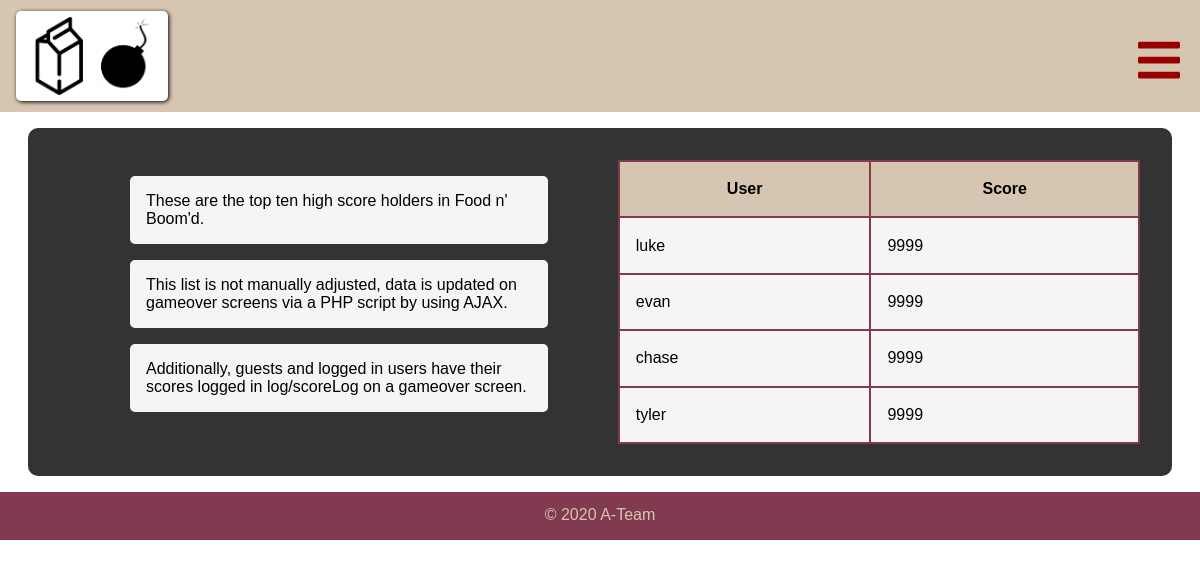
Page /scoreboard.php on the earlier database version.
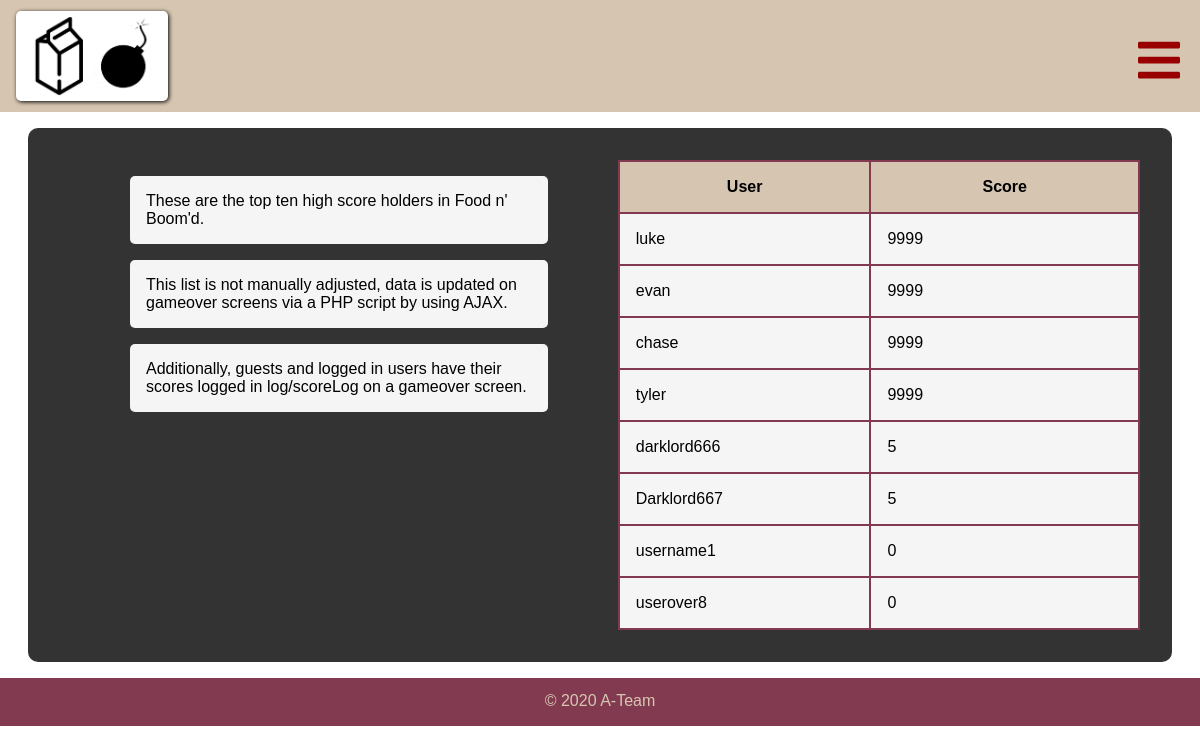
Same page on the later database version.
### tables this page shows
CREATE TABLE `user` (
  `id` smallint(5) UNSIGNED NOT NULL,
  `user` varchar(30) NOT NULL,
  `pass` varchar(30) NOT NULL,
  `email` varchar(30) NOT NULL,
  `score` mediumint(8) UNSIGNED NOT NULL,
  `salt` int(16) DEFAULT NULL
);

### scoreboard.php (the view, shortened to what this page needs)
<?php
include 'PHP/header.php';
    $query = "SELECT * FROM `user` ORDER BY score DESC LIMIT 10";
    $link = mysqli_connect($host, $un, $pass, $db);
    $result = $link->query($query);
?>
<section class="scoreboard-container">
    <div class="scoreboard-content">
        <div class="scoreboard-content-inner">These are the top ten high score holders in Food n' Boom'd.</div>
        <div class="scoreboard-content-inner">This list is not manually adjusted, data is updated on gameover screens via a PHP script by using AJAX.  </div>
        <div class="scoreboard-content-inner">Additionally, guests and logged in users have their scores logged in log/scoreLog on a gameover screen.</div>
    </div>
    <table>
        <tr>
            <th>User</th>
            <th>Score</th>
        </tr>
    <?php
        if($result->num_rows > 0){
            while($row = $result->fetch_assoc()) { ?>
                <tr>
                    <td><?=$row['user']?></td>
                    <td><?=$row['score']?></td>
                </tr>
            <?php }
        }
    ?>
    </table>
</section>
<?php
include 'PHP/footer.php';
?>

### PHP/header.php (shortened to what this page needs)
<!DOCTYPE html>
<head>
    <link rel="stylesheet" href="css/main.css">
    <html lang="en">
</head>
<header>
    <div class="container">
    <a href="index"><img class="banner" src="images/simpleLogo.png"></a>
    <nav>
    <div class="nav-container">
        <div class="nav-item">
                <img class="hamburger-menu hamburger" src="svg\bars.svg">
        </div>
        </div>
    </nav>
    </div>
</header>
<body>

### PHP/footer.php (shortened to what this page needs)
	</body>
	<footer>
		<div class="lower-footer">
		&#169; <?= date('Y'); ?> A-Team
		</div>
	</footer>
</html>

### css/main.css (style rules this page uses)
header { min-height: 5rem; background-color: #d6c6b1; padding: 1rem; }
header .banner { max-height: 5rem; float: left; border-radius: 5px; box-shadow: 1px 1px 4px black; padding: 5px 1rem; background-color: white; margin-top: -5px; }
header nav .nav-container { list-style: none; float: right; margin-top: 1rem; }
header nav .nav-container .nav-item { margin: 0.25rem; float: right; }
.hamburger-menu { height: 3rem; padding-left: 2rem; }
.container { max-width: 1200px; margin-left: auto; margin-right: auto; display: block; }
body { color: black; font-family: arial; margin: 0; }
html, body { height: 100%; }
.scoreboard-container { width: 90%; margin: 1rem auto; background-color: #333; padding: 2rem; display: flex; border-radius: 10px; }
.scoreboard-container .scoreboard-content { width: 40%; float: left; margin: 0 5%; padding: 1rem; }
.scoreboard-container .scoreboard-content .scoreboard-content-inner { background-color: whitesmoke; padding: 1rem; border-radius: 5px; margin-bottom: 1rem; }
.scoreboard-container table { background-color: #823a51; width: 50%; float: right; }
.scoreboard-container table th { background-color: #d6c6b1; padding: 1rem 3rem; }
.scoreboard-container table td { background-color: whitesmoke; padding: 1rem; }
footer { min-height: 3rem; background-color: #823a51; display: flex; flex-direction: column; }
footer .lower-footer { margin-top: auto; text-align: center; margin-bottom: 1rem; color: #d6c6b1; }

Differences in the rows shown:
added user: user "darklord666", score "5"
added user: user "Darklord667", score "5"
added user: user "username1", score "0"
added user: user "userover8", score "0"
